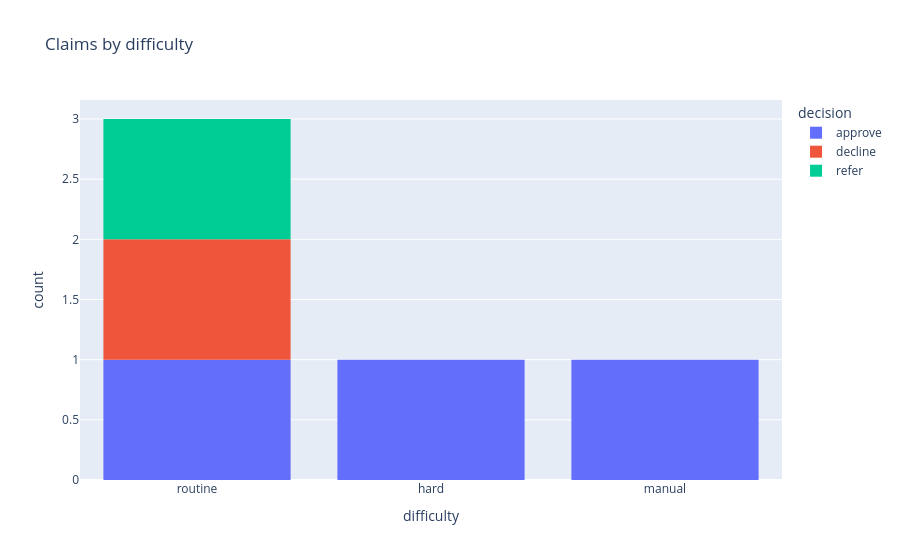

The code cell stored with this chart in its notebook:
### Code cell
fig = px.histogram(
    data,
    x="difficulty",
    color="decision",
    category_orders={"difficulty": ["routine", "hard", "manual"]},
    title="Claims by difficulty",
)
fig.show()

### Figure 1 — Plotly figure (JSON) as saved in the notebook; plotly's stock layout.template omitted (floating-point values rounded to 4 significant figures)
{"data": [{"bingroup": "x", "hovertemplate": "decision=approve<br>difficulty=%{x}<br>count=%{y}<extra></extra>", "legendgroup": "approve", "marker": {"color": "#636efa", "pattern": {"shape": ""}}, "name": "approve", "orientation": "v", "showlegend": true, "type": "histogram", "x": ["routine", "manual", "hard"], "xaxis": "x", "yaxis": "y"}, {"bingroup": "x", "hovertemplate": "decision=decline<br>difficulty=%{x}<br>count=%{y}<extra></extra>", "legendgroup": "decline", "marker": {"color": "#EF553B", "pattern": {"shape": ""}}, "name": "decline", "orientation": "v", "showlegend": true, "type": "histogram", "x": ["routine"], "xaxis": "x", "yaxis": "y"}, {"bingroup": "x", "hovertemplate": "decision=refer<br>difficulty=%{x}<br>count=%{y}<extra></extra>", "legendgroup": "refer", "marker": {"color": "#00cc96", "pattern": {"shape": ""}}, "name": "refer", "orientation": "v", "showlegend": true, "type": "histogram", "x": ["routine"], "xaxis": "x", "yaxis": "y"}], "layout": {"barmode": "relative", "legend": {"title": {"text": "decision"}, "tracegroupgap": 0}, "title": {"text": "Claims by difficulty"}, "xaxis": {"anchor": "y", "categoryarray": ["routine", "hard", "manual"], "categoryorder": "array", "domain": [0, 1], "title": {"text": "difficulty"}}, "yaxis": {"anchor": "x", "domain": [0, 1], "title": {"text": "count"}}}}
